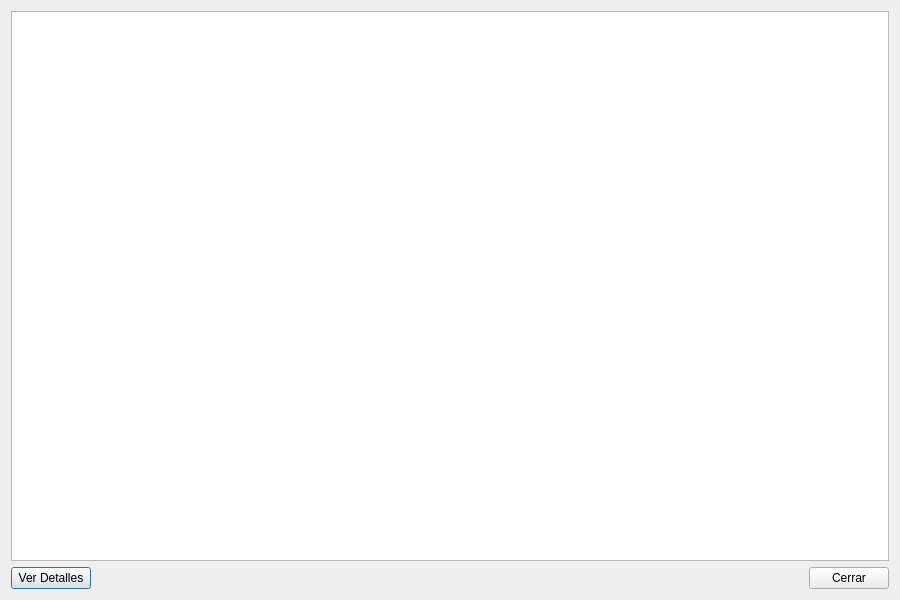
<?xml version="1.0" encoding="UTF-8"?>
<ui version="4.0">
 <class>ListadoOperaciones</class>
 <widget class="QDialog" name="ListadoOperaciones">
  <property name="geometry">
   <rect>
    <x>0</x>
    <y>0</y>
    <width>900</width>
    <height>600</height>
   </rect>
  </property>
  <property name="windowTitle">
   <string>Operaciones Registradas</string>
  </property>
  <layout class="QVBoxLayout" name="verticalLayout">
   <item>
    <widget class="QTableWidget" name="tableOperaciones">
     <property name="selectionMode">
      <enum>QAbstractItemView::SingleSelection</enum>
     </property>
     <property name="selectionBehavior">
      <enum>QAbstractItemView::SelectRows</enum>
     </property>
    </widget>
   </item>
   <item>
    <layout class="QHBoxLayout" name="horizontalLayout">
     <item>
      <widget class="QPushButton" name="btnDetalles">
       <property name="text">
        <string>Ver Detalles</string>
       </property>
      </widget>
     </item>
     <item>
      <spacer name="horizontalSpacer">
       <property name="orientation">
        <enum>Qt::Horizontal</enum>
       </property>
       <property name="sizeHint" stdset="0">
        <size>
         <width>40</width>
         <height>20</height>
        </size>
       </property>
      </spacer>
     </item>
     <item>
      <widget class="QPushButton" name="btnCerrar">
       <property name="text">
        <string>Cerrar</string>
       </property>
      </widget>
     </item>
    </layout>
   </item>
  </layout>
 </widget>
 <resources/>
 <connections/>
</ui>
